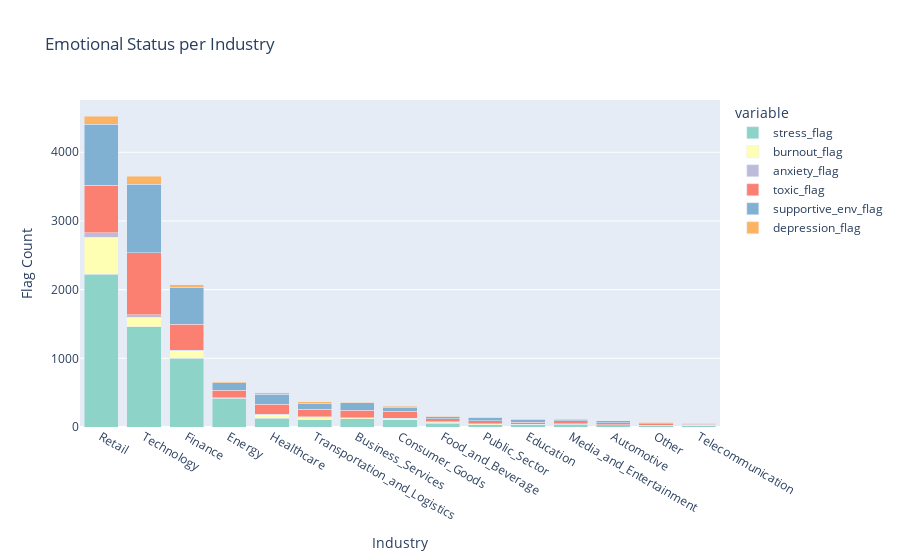

Source (notebook cell):
### Markdown cell above
Visualise results

### Code cell
# stacked bar chart to show counts per flag per industry
fig = px.bar(
    industry_flag_counts_sorted, 
    x=industry_flag_counts_sorted.index, 
    y=['stress_flag', 'burnout_flag', 'anxiety_flag', 'toxic_flag', 'supportive_env_flag', 'depression_flag'],
    title="Emotional Status per Industry",
    labels={'industry': 'Industry', 'value': 'Flag Count'},
    barmode='stack',  # Stacked bar chart
    color_discrete_sequence=px.colors.qualitative.Set3  # Optional color scheme
)

# Show the plot
fig.show()

### Figure 1 — Plotly figure (JSON) as saved in the notebook; plotly's stock layout.template omitted (floating-point values rounded to 4 significant figures)
{"data": [{"alignmentgroup": "True", "hovertemplate": "variable=stress_flag<br>Industry=%{x}<br>Flag Count=%{y}<extra></extra>", "legendgroup": "stress_flag", "marker": {"color": "rgb(141,211,199)", "pattern": {"shape": ""}}, "name": "stress_flag", "offsetgroup": "stress_flag", "orientation": "v", "showlegend": true, "textposition": "auto", "type": "bar", "x": ["Retail", "Technology", "Finance", "Energy", "Healthcare", "Transportation_and_Logistics", "Business_Services", "Consumer_Goods", "Food_and_Beverage", "Public_Sector", "Education", "Media_and_Entertainment", "Automotive", "Other", "Telecommunication"], "xaxis": "x", "y": [2222, 1457, 1000, 417, 125, 109, 120, 108, 57, 36, 33, 38, 31, 24, 21], "yaxis": "y"}, {"alignmentgroup": "True", "hovertemplate": "variable=burnout_flag<br>Industry=%{x}<br>Flag Count=%{y}<extra></extra>", "legendgroup": "burnout_flag", "marker": {"color": "rgb(255,255,179)", "pattern": {"shape": ""}}, "name": "burnout_flag", "offsetgroup": "burnout_flag", "orientation": "v", "showlegend": true, "textposition": "auto", "type": "bar", "x": ["Retail", "Technology", "Finance", "Energy", "Healthcare", "Transportation_and_Logistics", "Business_Services", "Consumer_Goods", "Food_and_Beverage", "Public_Sector", "Education", "Media_and_Entertainment", "Automotive", "Other", "Telecommunication"], "xaxis": "x", "y": [538, 138, 107, 8, 52, 30, 12, 16, 11, 10, 7, 8, 2, 3, 5], "yaxis": "y"}, {"alignmentgroup": "True", "hovertemplate": "variable=anxiety_flag<br>Industry=%{x}<br>Flag Count=%{y}<extra></extra>", "legendgroup": "anxiety_flag", "marker": {"color": "rgb(190,186,218)", "pattern": {"shape": ""}}, "name": "anxiety_flag", "offsetgroup": "anxiety_flag", "orientation": "v", "showlegend": true, "textposition": "auto", "type": "bar", "x": ["Retail", "Technology", "Finance", "Energy", "Healthcare", "Transportation_and_Logistics", "Business_Services", "Consumer_Goods", "Food_and_Beverage", "Public_Sector", "Education", "Media_and_Entertainment", "Automotive", "Other", "Telecommunication"], "xaxis": "x", "y": [65, 42, 13, 4, 8, 7, 4, 6, 5, 3, 2, 5, 2, 1, 0], "yaxis": "y"}, {"alignmentgroup": "True", "hovertemplate": "variable=toxic_flag<br>Industry=%{x}<br>Flag Count=%{y}<extra></extra>", "legendgroup": "toxic_flag", "marker": {"color": "rgb(251,128,114)", "pattern": {"shape": ""}}, "name": "toxic_flag", "offsetgroup": "toxic_flag", "orientation": "v", "showlegend": true, "textposition": "auto", "type": "bar", "x": ["Retail", "Technology", "Finance", "Energy", "Healthcare", "Transportation_and_Logistics", "Business_Services", "Consumer_Goods", "Food_and_Beverage", "Public_Sector", "Education", "Media_and_Entertainment", "Automotive", "Other", "Telecommunication"], "xaxis": "x", "y": [693, 903, 379, 107, 145, 116, 107, 97, 44, 45, 24, 42, 30, 23, 17], "yaxis": "y"}, {"alignmentgroup": "True", "hovertemplate": "variable=supportive_env_flag<br>Industry=%{x}<br>Flag Count=%{y}<extra></extra>", "legendgroup": "supportive_env_flag", "marker": {"color": "rgb(128,177,211)", "pattern": {"shape": ""}}, "name": "supportive_env_flag", "offsetgroup": "supportive_env_flag", "orientation": "v", "showlegend": true, "textposition": "auto", "type": "bar", "x": ["Retail", "Technology", "Finance", "Energy", "Healthcare", "Transportation_and_Logistics", "Business_Services", "Consumer_Goods", "Food_and_Beverage", "Public_Sector", "Education", "Media_and_Entertainment", "Automotive", "Other", "Telecommunication"], "xaxis": "x", "y": [891, 992, 538, 105, 145, 86, 107, 56, 33, 42, 48, 23, 24, 14, 10], "yaxis": "y"}, {"alignmentgroup": "True", "hovertemplate": "variable=depression_flag<br>Industry=%{x}<br>Flag Count=%{y}<extra></extra>", "legendgroup": "depression_flag", "marker": {"color": "rgb(253,180,98)", "pattern": {"shape": ""}}, "name": "depression_flag", "offsetgroup": "depression_flag", "orientation": "v", "showlegend": true, "textposition": "auto", "type": "bar", "x": ["Retail", "Technology", "Finance", "Energy", "Healthcare", "Transportation_and_Logistics", "Business_Services", "Consumer_Goods", "Food_and_Beverage", "Public_Sector", "Education", "Media_and_Entertainment", "Automotive", "Other", "Telecommunication"], "xaxis": "x", "y": [114, 119, 36, 18, 23, 17, 12, 22, 8, 7, 8, 6, 2, 2, 2], "yaxis": "y"}], "layout": {"barmode": "stack", "legend": {"title": {"text": "variable"}, "tracegroupgap": 0}, "title": {"text": "Emotional Status per Industry"}, "xaxis": {"anchor": "y", "domain": [0, 1], "title": {"text": "Industry"}}, "yaxis": {"anchor": "x", "domain": [0, 1], "title": {"text": "Flag Count"}}}}
